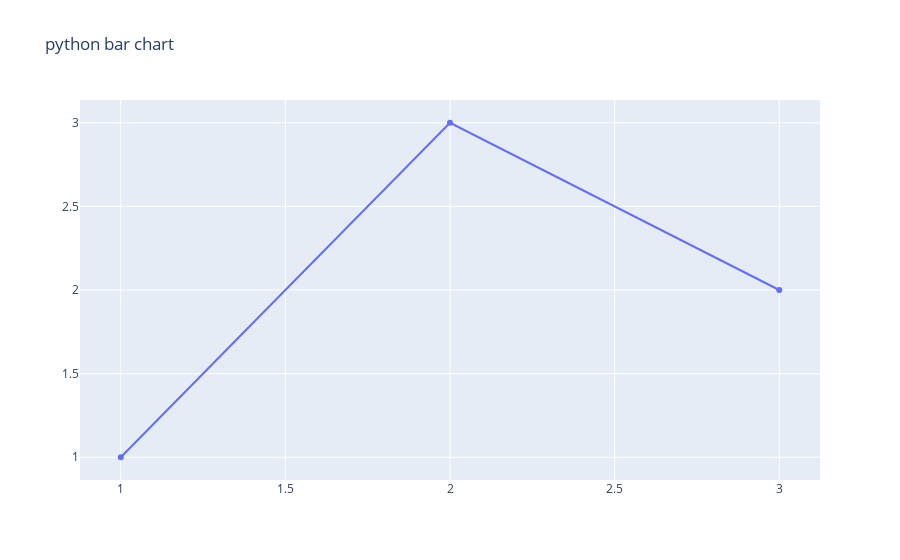

Notebook code cell kept with this figure:
### Markdown cell above
# 1. plotly

### Code cell
import plotly.io as pio

fig = dict({
    "data":[{"type" : "scatter",
             "x":[1,2,3],
             "y":[1,3,2]}],
    "layout":{"title": {"text" : "python bar chart"}}
})

pio.show(fig)

### Figure 1 — Plotly figure (JSON) as saved in the notebook; plotly's stock layout.template omitted (floating-point values rounded to 4 significant figures)
{"data": [{"type": "scatter", "x": [1, 2, 3], "y": [1, 3, 2]}], "layout": {"title": {"text": "python bar chart"}}}
